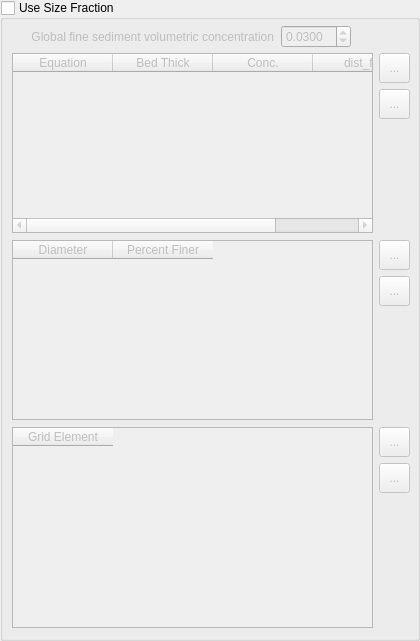
         <widget class="QGroupBox" name="sed_size_fraction_grp">
          <property name="geometry">
           <rect>
            <x>11</x>
            <y>107</y>
            <width>420</width>
            <height>641</height>
           </rect>
          </property>
          <property name="sizePolicy">
           <sizepolicy hsizetype="Expanding" vsizetype="Expanding">
            <horstretch>0</horstretch>
            <verstretch>0</verstretch>
           </sizepolicy>
          </property>
          <property name="minimumSize">
           <size>
            <width>0</width>
            <height>0</height>
           </size>
          </property>
          <property name="maximumSize">
           <size>
            <width>111111</width>
            <height>16777215</height>
           </size>
          </property>
          <property name="title">
           <string>Use Size Fraction</string>
          </property>
          <property name="flat">
           <bool>false</bool>
          </property>
          <property name="checkable">
           <bool>true</bool>
          </property>
          <property name="checked">
           <bool>false</bool>
          </property>
          <widget class="QWidget" name="layoutWidget">
           <property name="geometry">
            <rect>
             <x>12</x>
             <y>53</y>
             <width>398</width>
             <height>180</height>
            </rect>
           </property>
           <layout class="QHBoxLayout" name="horizontalLayout">
            <property name="sizeConstraint">
             <enum>QLayout::SetNoConstraint</enum>
            </property>
            <item>
             <widget class="QTableWidget" name="sed_size_fraction_tblw">
              <property name="sizePolicy">
               <sizepolicy hsizetype="Expanding" vsizetype="Expanding">
                <horstretch>0</horstretch>
                <verstretch>0</verstretch>
               </sizepolicy>
              </property>
              <property name="editTriggers">
               <set>QAbstractItemView::DoubleClicked</set>
              </property>
              <property name="tabKeyNavigation">
               <bool>false</bool>
              </property>
              <property name="alternatingRowColors">
               <bool>false</bool>
              </property>
              <property name="selectionMode">
               <enum>QAbstractItemView::SingleSelection</enum>
              </property>
              <property name="selectionBehavior">
               <enum>QAbstractItemView::SelectRows</enum>
              </property>
              <property name="sortingEnabled">
               <bool>false</bool>
              </property>
              <property name="wordWrap">
               <bool>false</bool>
              </property>
              <property name="cornerButtonEnabled">
               <bool>false</bool>
              </property>
              <property name="rowCount">
               <number>0</number>
              </property>
              <property name="columnCount">
               <number>4</number>
              </property>
              <column>
               <property name="text">
                <string>Equation</string>
               </property>
              </column>
              <column>
               <property name="text">
                <string>Bed Thick</string>
               </property>
              </column>
              <column>
               <property name="text">
                <string>Conc.</string>
               </property>
              </column>
              <column>
               <property name="text">
                <string>dist_fid</string>
               </property>
              </column>
             </widget>
            </item>
            <item>
             <layout class="QVBoxLayout" name="verticalLayout_9">
              <item>
               <widget class="QToolButton" name="sed_add_size_fraction_btn">
                <property name="minimumSize">
                 <size>
                  <width>31</width>
                  <height>30</height>
                 </size>
                </property>
                <property name="maximumSize">
                 <size>
                  <width>31</width>
                  <height>30</height>
                 </size>
                </property>
                <property name="toolTip">
                 <string>Add size fraction</string>
                </property>
                <property name="text">
                 <string>...</string>
                </property>
                <property name="icon">
                 <iconset>
                  <normaloff>../../../../.designer/img/mActionCapturePolygon.svg</normaloff>../../../../.designer/img/mActionCapturePolygon.svg</iconset>
                </property>
                <property name="iconSize">
                 <size>
                  <width>24</width>
                  <height>24</height>
                 </size>
                </property>
               </widget>
              </item>
              <item>
               <widget class="QToolButton" name="sed_delete_size_fraction_btn">
                <property name="minimumSize">
                 <size>
                  <width>31</width>
                  <height>30</height>
                 </size>
                </property>
                <property name="maximumSize">
                 <size>
                  <width>31</width>
                  <height>30</height>
                 </size>
                </property>
                <property name="toolTip">
                 <string>Delete size fraction</string>
                </property>
                <property name="text">
                 <string>...</string>
                </property>
                <property name="icon">
                 <iconset>
                  <normaloff>../../../../.designer/img/mActionCapturePolygon.svg</normaloff>../../../../.designer/img/mActionCapturePolygon.svg</iconset>
                </property>
                <property name="iconSize">
                 <size>
                  <width>24</width>
                  <height>24</height>
                 </size>
                </property>
               </widget>
              </item>
              <item>
               <spacer name="verticalSpacer_6">
                <property name="orientation">
                 <enum>Qt::Vertical</enum>
                </property>
                <property name="sizeHint" stdset="0">
                 <size>
                  <width>20</width>
                  <height>98</height>
                 </size>
                </property>
               </spacer>
              </item>
             </layout>
            </item>
           </layout>
          </widget>
          <widget class="QWidget" name="layoutWidget">
           <property name="geometry">
            <rect>
             <x>12</x>
             <y>240</y>
             <width>398</width>
             <height>180</height>
            </rect>
           </property>
           <layout class="QHBoxLayout" name="horizontalLayout_19">
            <property name="sizeConstraint">
             <enum>QLayout::SetNoConstraint</enum>
            </property>
            <item>
             <widget class="QTableWidget" name="sed_size_fraction_dp_tblw">
              <property name="editTriggers">
               <set>QAbstractItemView::DoubleClicked</set>
              </property>
              <property name="selectionMode">
               <enum>QAbstractItemView::SingleSelection</enum>
              </property>
              <property name="selectionBehavior">
               <enum>QAbstractItemView::SelectRows</enum>
              </property>
              <property name="cornerButtonEnabled">
               <bool>false</bool>
              </property>
              <property name="rowCount">
               <number>0</number>
              </property>
              <column>
               <property name="text">
                <string>Diameter</string>
               </property>
              </column>
              <column>
               <property name="text">
                <string>Percent Finer</string>
               </property>
              </column>
             </widget>
            </item>
            <item>
             <layout class="QVBoxLayout" name="verticalLayout_10">
              <item>
               <widget class="QToolButton" name="sed_add_size_fraction_dp_btn">
                <property name="minimumSize">
                 <size>
                  <width>31</width>
                  <height>30</height>
                 </size>
                </property>
                <property name="maximumSize">
                 <size>
                  <width>31</width>
                  <height>30</height>
                 </size>
                </property>
                <property name="toolTip">
                 <string>Add size fraction porcent finer</string>
                </property>
                <property name="text">
                 <string>...</string>
                </property>
                <property name="icon">
                 <iconset>
                  <normaloff>../../../../.designer/img/mActionCapturePolygon.svg</normaloff>../../../../.designer/img/mActionCapturePolygon.svg</iconset>
                </property>
                <property name="iconSize">
                 <size>
                  <width>24</width>
                  <height>24</height>
                 </size>
                </property>
               </widget>
              </item>
              <item>
               <widget class="QToolButton" name="sed_delete_size_fraction_dp_btn">
                <property name="minimumSize">
                 <size>
                  <width>31</width>
                  <height>30</height>
                 </size>
                </property>
                <property name="maximumSize">
                 <size>
                  <width>31</width>
                  <height>30</height>
                 </size>
                </property>
                <property name="toolTip">
                 <string>Delete size fraction porcent finer</string>
                </property>
                <property name="text">
                 <string>...</string>
                </property>
                <property name="icon">
                 <iconset>
                  <normaloff>../../../../.designer/img/mActionCapturePolygon.svg</normaloff>../../../../.designer/img/mActionCapturePolygon.svg</iconset>
                </property>
                <property name="iconSize">
                 <size>
                  <width>24</width>
                  <height>24</height>
                 </size>
                </property>
               </widget>
              </item>
              <item>
               <spacer name="verticalSpacer_8">
                <property name="orientation">
                 <enum>Qt::Vertical</enum>
                </property>
                <property name="sizeHint" stdset="0">
                 <size>
                  <width>20</width>
                  <height>98</height>
                 </size>
                </property>
               </spacer>
              </item>
             </layout>
            </item>
           </layout>
          </widget>
          <widget class="QWidget" name="layoutWidget">
           <property name="geometry">
            <rect>
             <x>12</x>
             <y>427</y>
             <width>398</width>
             <height>201</height>
            </rect>
           </property>
           <layout class="QGridLayout" name="gridLayout">
            <property name="sizeConstraint">
             <enum>QLayout::SetNoConstraint</enum>
            </property>
            <item row="0" column="0">
             <widget class="QTableWidget" name="sed_size_grid_tblw">
              <property name="sizePolicy">
               <sizepolicy hsizetype="Expanding" vsizetype="Expanding">
                <horstretch>0</horstretch>
                <verstretch>0</verstretch>
               </sizepolicy>
              </property>
              <property name="minimumSize">
               <size>
                <width>0</width>
                <height>0</height>
               </size>
              </property>
              <property name="maximumSize">
               <size>
                <width>16777215</width>
                <height>16777215</height>
               </size>
              </property>
              <property name="inputMethodHints">
               <set>Qt::ImhDigitsOnly</set>
              </property>
              <property name="editTriggers">
               <set>QAbstractItemView::AllEditTriggers</set>
              </property>
              <property name="selectionMode">
               <enum>QAbstractItemView::SingleSelection</enum>
              </property>
              <property name="selectionBehavior">
               <enum>QAbstractItemView::SelectRows</enum>
              </property>
              <property name="cornerButtonEnabled">
               <bool>false</bool>
              </property>
              <property name="rowCount">
               <number>0</number>
              </property>
              <column>
               <property name="text">
                <string>Grid Element</string>
               </property>
              </column>
             </widget>
            </item>
            <item row="0" column="1">
             <layout class="QVBoxLayout" name="verticalLayout_14">
              <item>
               <widget class="QToolButton" name="sed_add_size_fraction_cell_btn">
                <property name="minimumSize">
                 <size>
                  <width>31</width>
                  <height>30</height>
                 </size>
                </property>
                <property name="maximumSize">
                 <size>
                  <width>31</width>
                  <height>30</height>
                 </size>
                </property>
                <property name="toolTip">
                 <string>Add size fraction cell</string>
                </property>
                <property name="text">
                 <string>...</string>
                </property>
                <property name="icon">
                 <iconset>
                  <normaloff>../../../../.designer/img/mActionCapturePolygon.svg</normaloff>../../../../.designer/img/mActionCapturePolygon.svg</iconset>
                </property>
                <property name="iconSize">
                 <size>
                  <width>24</width>
                  <height>24</height>
                 </size>
                </property>
               </widget>
              </item>
              <item>
               <widget class="QToolButton" name="sed_delete_size_fraction_cell_btn">
                <property name="minimumSize">
                 <size>
                  <width>31</width>
                  <height>30</height>
                 </size>
                </property>
                <property name="maximumSize">
                 <size>
                  <width>31</width>
                  <height>30</height>
                 </size>
                </property>
                <property name="toolTip">
                 <string>Delete size fraction cell</string>
                </property>
                <property name="text">
                 <string>...</string>
                </property>
                <property name="icon">
                 <iconset>
                  <normaloff>../../../../.designer/img/mActionCapturePolygon.svg</normaloff>../../../../.designer/img/mActionCapturePolygon.svg</iconset>
                </property>
                <property name="iconSize">
                 <size>
                  <width>24</width>
                  <height>24</height>
                 </size>
                </property>
               </widget>
              </item>
              <item>
               <spacer name="verticalSpacer_12">
                <property name="orientation">
                 <enum>Qt::Vertical</enum>
                </property>
                <property name="sizeHint" stdset="0">
                 <size>
                  <width>20</width>
                  <height>98</height>
                 </size>
                </property>
               </spacer>
              </item>
             </layout>
            </item>
           </layout>
          </widget>
          <widget class="QWidget" name="layoutWidget">
           <property name="geometry">
            <rect>
             <x>13</x>
             <y>25</y>
             <width>339</width>
             <height>24</height>
            </rect>
           </property>
           <layout class="QHBoxLayout" name="horizontalLayout_16">
            <item>
             <widget class="QLabel" name="label_18">
              <property name="sizePolicy">
               <sizepolicy hsizetype="Fixed" vsizetype="Preferred">
                <horstretch>0</horstretch>
                <verstretch>0</verstretch>
               </sizepolicy>
              </property>
              <property name="minimumSize">
               <size>
                <width>260</width>
                <height>0</height>
               </size>
              </property>
              <property name="maximumSize">
               <size>
                <width>260</width>
                <height>16777215</height>
               </size>
              </property>
              <property name="text">
               <string>Global fine sediment volumetric concentration</string>
              </property>
              <property name="alignment">
               <set>Qt::AlignRight|Qt::AlignTrailing|Qt::AlignVCenter</set>
              </property>
             </widget>
            </item>
            <item>
             <widget class="QDoubleSpinBox" name="sed_vol_conctr_dbox">
              <property name="sizePolicy">
               <sizepolicy hsizetype="Fixed" vsizetype="Fixed">
                <horstretch>0</horstretch>
                <verstretch>0</verstretch>
               </sizepolicy>
              </property>
              <property name="minimumSize">
               <size>
                <width>70</width>
                <height>0</height>
               </size>
              </property>
              <property name="maximumSize">
               <size>
                <width>70</width>
                <height>16777215</height>
               </size>
              </property>
              <property name="decimals">
               <number>4</number>
              </property>
              <property name="maximum">
               <double>10000.000000000000000</double>
              </property>
              <property name="value">
               <double>0.030000000000000</double>
              </property>
             </widget>
            </item>
           </layout>
          </widget>
         </widget>
